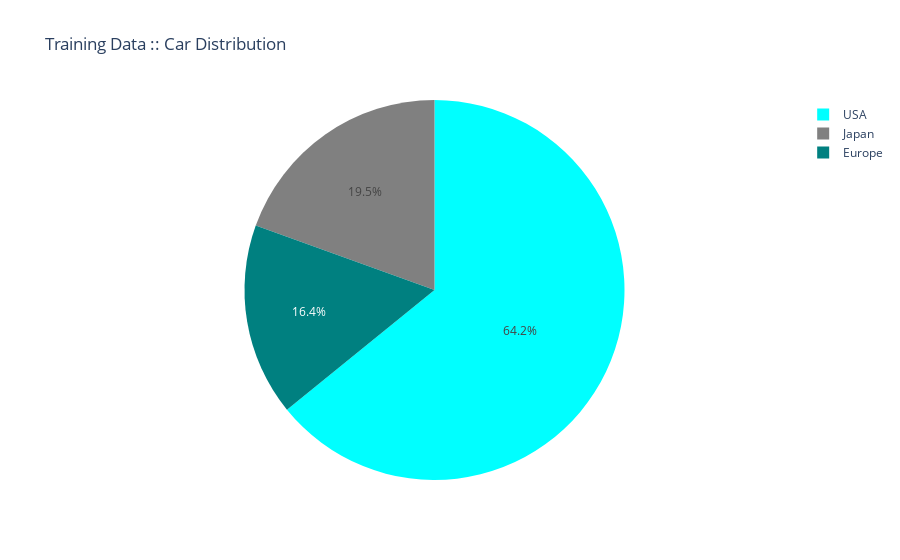

The code cell stored with this chart in its notebook:
### Markdown cell above
**Data Visualization**

### Code cell
#1. Pie Chart for car count
colors = ['aqua', 'gray', 'teal']

trace_train= go.Pie(labels = train_continet_car_count.index,
              values = train_continet_car_count.values, marker=dict(colors=colors))

layout = go.Layout(title = "Training Data :: Car Distribution")
data = [trace_train]
fig = go.Figure(data=data, layout=layout)
py.iplot(fig)

### Figure 1 — Plotly figure (JSON) as saved in the notebook; plotly's stock layout.template omitted (floating-point values rounded to 4 significant figures)
{"data": [{"labels": ["USA", "Japan", "Europe"], "marker": {"colors": ["aqua", "gray", "teal"]}, "type": "pie", "values": [204, 62, 52]}], "layout": {"title": {"text": "Training Data :: Car Distribution"}}}
